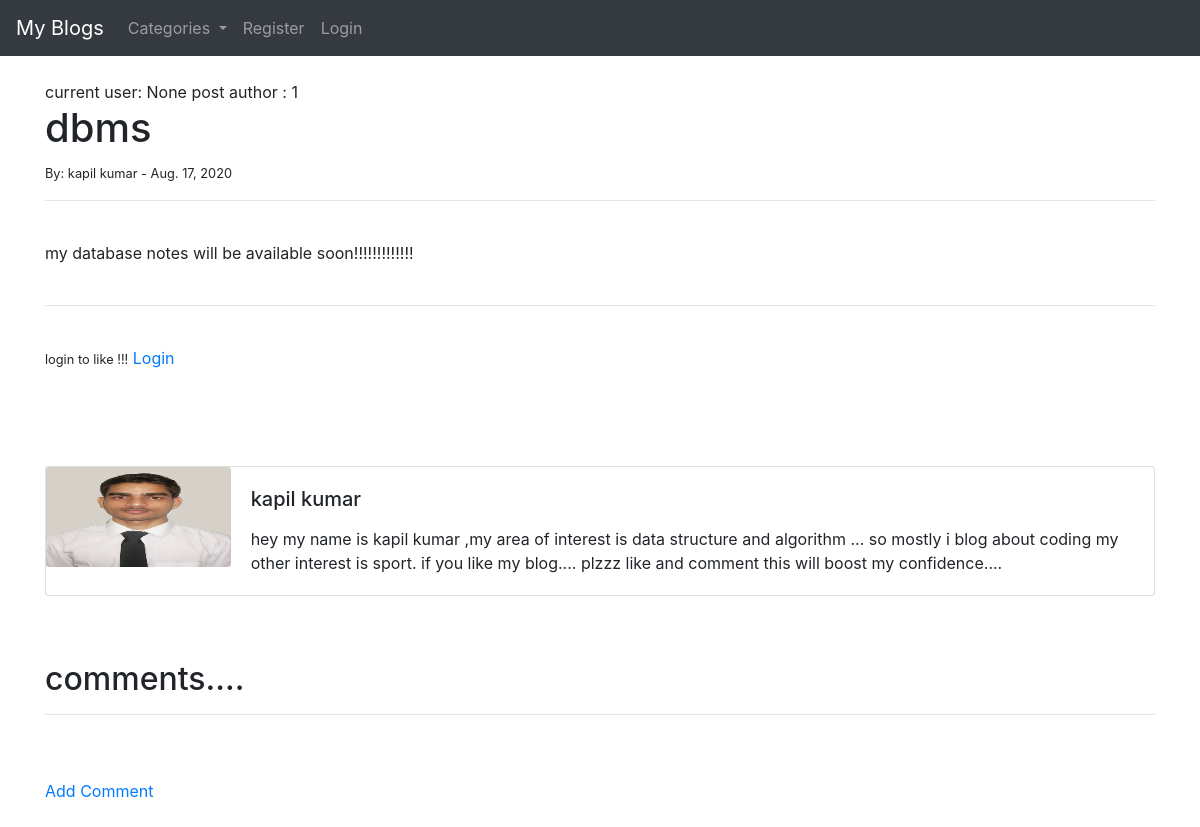
Page /article/3 on the committed database.
### theblog/models.py (models this page shows, shortened)
class Post(models.Model):
	title=models.CharField(max_length=255)
	header_image=models.ImageField(null=True,blank=True, upload_to="images/")
	title_tag=models.CharField(max_length=255,default="MY BLOGS!")
	author=models.ForeignKey(User,on_delete=models.CASCADE)
	body=RichTextField(blank=True,null=True)
	post_date=models.DateField(auto_now_add=True)
	category=models.CharField(max_length=255,default='coding')
	snippet=models.CharField(max_length=255)
	likes=models.ManyToManyField(User,related_name='blog_posts')
	def total_likes(self):
		return self.likes.count()

class Profile(models.Model):
	user=models.OneToOneField(User,null=True,on_delete=models.CASCADE)
	bio=models.TextField()
	profile_pic=models.ImageField(null=True,blank=True, upload_to="images/profile/")
	website_url=models.CharField(max_length=255,null=True,blank=True)
	facebook_url=models.CharField(max_length=255,null=True,blank=True)
	twitter_url=models.CharField(max_length=255,null=True,blank=True)
	instagram_url=models.CharField(max_length=255,null=True,blank=True)
	pinterest_url=models.CharField(max_length=255,null=True,blank=True)

### theblog/views.py (the view)
# urls.py: path('article/<int:pk>',ArticleDetailView.as_view(),name='article-detail'),
class ArticleDetailView(DetailView):
	model=Post
	template_name='articles_details.html'
	def get_context_data(self,*args, **kwargs):
		cat_menu=Category.objects.all()
		context=super(ArticleDetailView,self).get_context_data(*args,**kwargs)
		stuff=get_object_or_404(Post,id=self.kwargs['pk'])
		total_likes=stuff.total_likes()
		liked=False
		if stuff.likes.filter(id=self.request.user.id).exists():
			liked=True
		context["cat_menu"]=cat_menu
		context["total_likes"]=total_likes
		context['liked']=liked
		return context

### theblog/models.py (called while the page is built)
	def __str__(self):
		return self.name

### theblog/templates/articles_details.html (shortened to what this page needs)
{% extends 'base.html' %}
{% load static %}
{% block content %}
current user: {{ user.id }}
post author : {{ post.author.id }}
<h1> {{ post.title }} </h1>
<small>By:
		 {{ post.author.first_name }}
		 {{ post.author.last_name }}  -
		 {{ post.post_date }}
</small><br>
 <hr>
 <br>
 {{ post.body|safe}}
 <br>
 <br>
 <hr>
 <br>
 <form action="{% url 'like_post' post.pk %}"
 method="POST">
 	{% if user.is_authenticated %}
	 	{% if liked  %}
	 		<button type="submit",name="post_id", value="{{ post.id }}", class="btn btn-danger btn-sm">UnLike</button>
	 	{% else %}
	 		<button type="submit",name="post_id", value="{{ post.id }}", class="btn btn-primary btn-sm">Like</button>
	 	{% endif %}
 		-{{ total_likes }} Likes
 	{% else %}
 		<small>login to like !!!</small>
 		 <a href="{% url 'login' %}">Login</a>
 	{% endif %}
</form>
<br><br>
<br><br>
<div class="card mb-3">
  <div class="row no-gutters">
    <div class="col-md-2">
     {% if post.author.profile.profile_pic.url	%}
      		<img src="{{ post.author.profile.profile_pic.url }}" class="card-img"  width=200 height=100>
     {% else %}
     		<img src="{% static 'theblog/images/kk.png' %}" class="card-img" >
     {% endif %}
    </div>
    <div class="col-md-10">
      <div class="card-body">
        <h5 class="card-title">
        	 {{ post.author.first_name }}
			 {{ post.author.last_name }}
		</h5>
        <p class="card-text">{{ post.author.profile.bio }}</p>
      </div>
    </div>
  </div>
</div>
<br><br>
<h2>comments....</h2>
<hr>
<br><br>
<a href="{% url 'add_comment' post.pk %}">Add Comment</a>
<br><br>
{% endblock %}

### rows in the picture
Post: author.id "1", title "dbms", author.first_name "kapil", author.last_name "kumar", post_date "Aug. 17, 2020", body "my database notes will be available soon!!!!!!!!!!!!!", author.profile.profile_pic (picture), author.profile.bio "hey my name is kapil kumar ,my area of interest is data structure and algorithm ... so mostly i blog about coding my other interest is sport. if you like my blog.... plzzz like and comment this will boost my confidence...."

### other values in the picture
{{ user.id }} "None"
